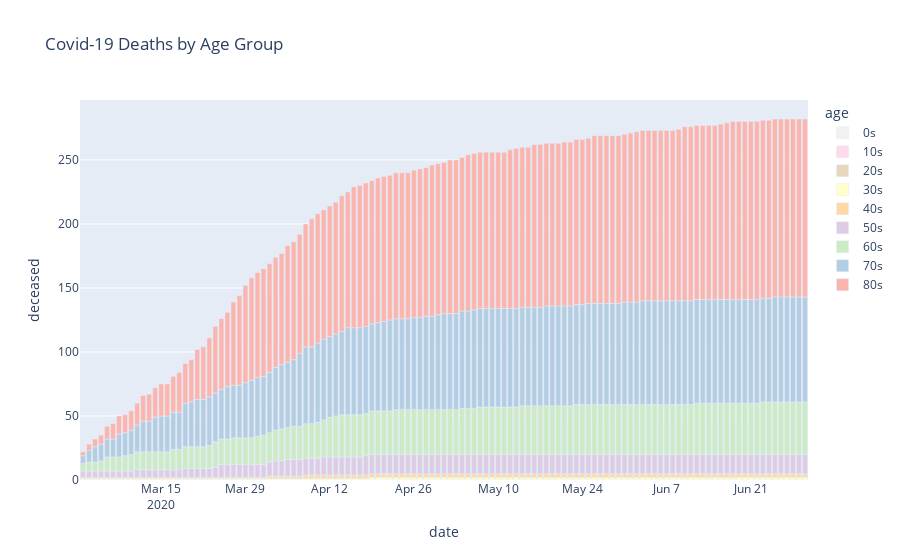

Notebook source saved alongside this figure:
### Markdown cell above
Below I created a bar chart taking the data from the TimeAge csv to analyze deaths by age group. Based on what we can see, those 60 and up are at great risk of death versus the rest of the population.

### Code cell
df_TimeAge = pd.read_csv(r'Data/TimeAge.csv')

fig = px.bar(df_TimeAge, x='date', y='deceased', color='age',hover_data=['confirmed'],
             color_discrete_sequence=px.colors.qualitative.Pastel1_r,
             title="Covid-19 Deaths by Age Group")
fig.show()
